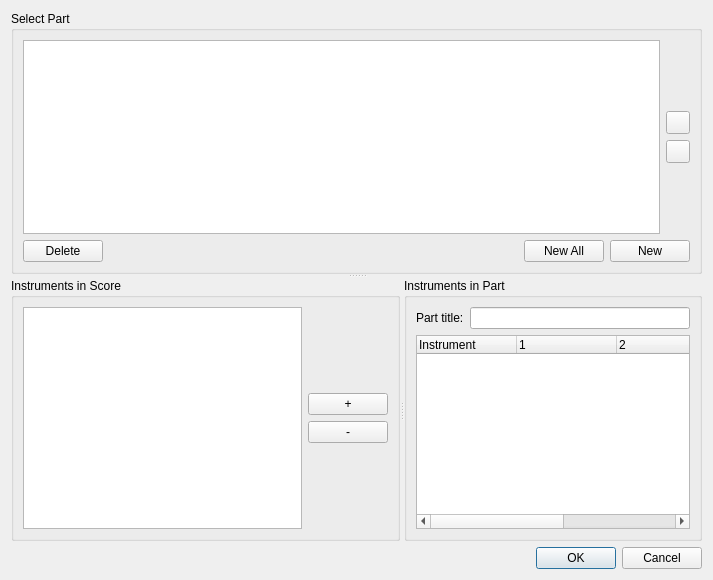
<?xml version="1.0" encoding="UTF-8"?>
<ui version="4.0">
 <class>ExcerptsDialog</class>
 <widget class="QDialog" name="ExcerptsDialog">
  <property name="geometry">
   <rect>
    <x>0</x>
    <y>0</y>
    <width>713</width>
    <height>580</height>
   </rect>
  </property>
  <property name="sizePolicy">
   <sizepolicy hsizetype="Preferred" vsizetype="Preferred">
    <horstretch>0</horstretch>
    <verstretch>0</verstretch>
   </sizepolicy>
  </property>
  <property name="minimumSize">
   <size>
    <width>713</width>
    <height>0</height>
   </size>
  </property>
  <property name="windowTitle">
   <string>MuseScore: Parts</string>
  </property>
  <layout class="QVBoxLayout" name="verticalLayout_6">
   <item>
    <widget class="QSplitter" name="splitter_2">
     <property name="orientation">
      <enum>Qt::Vertical</enum>
     </property>
     <widget class="QGroupBox" name="excerptGroup">
      <property name="sizePolicy">
       <sizepolicy hsizetype="MinimumExpanding" vsizetype="Minimum">
        <horstretch>0</horstretch>
        <verstretch>0</verstretch>
       </sizepolicy>
      </property>
      <property name="title">
       <string>Select Part</string>
      </property>
      <property name="flat">
       <bool>false</bool>
      </property>
      <layout class="QVBoxLayout" name="verticalLayout_5">
       <item>
        <layout class="QHBoxLayout" name="excerptsList">
         <item>
          <widget class="QListWidget" name="excerptList">
           <property name="sizePolicy">
            <sizepolicy hsizetype="MinimumExpanding" vsizetype="Expanding">
             <horstretch>0</horstretch>
             <verstretch>0</verstretch>
            </sizepolicy>
           </property>
           <property name="selectionMode">
            <enum>QAbstractItemView::SingleSelection</enum>
           </property>
           <property name="uniformItemSizes">
            <bool>true</bool>
           </property>
          </widget>
         </item>
         <item>
          <layout class="QVBoxLayout" name="buttons">
           <item>
            <spacer name="verticalSpacer_3">
             <property name="orientation">
              <enum>Qt::Vertical</enum>
             </property>
             <property name="sizeHint" stdset="0">
              <size>
               <width>20</width>
               <height>40</height>
              </size>
             </property>
            </spacer>
           </item>
           <item>
            <widget class="QToolButton" name="moveUpButton">
             <property name="sizePolicy">
              <sizepolicy hsizetype="Preferred" vsizetype="Fixed">
               <horstretch>0</horstretch>
               <verstretch>0</verstretch>
              </sizepolicy>
             </property>
			 <property name="icon">
              <iconset resource="musescore.qrc">
              <normaloff>:/data/icons/arrow_up.svg</normaloff>:/data/icons/arrow_up.svg</iconset>
             </property> 
             <property name="toolTip">
              <string>Move part up</string>
             </property>
             <property name="accessibleDescription">
              <string>Move part up</string>
             </property>
             <property name="text">
              <string notr="true"></string>
             </property>
            </widget>
           </item>
           <item>
            <widget class="QToolButton" name="moveDownButton">
             <property name="sizePolicy">
              <sizepolicy hsizetype="Preferred" vsizetype="Fixed">
               <horstretch>0</horstretch>
               <verstretch>0</verstretch>
              </sizepolicy>
             </property>
             <property name="icon">
              <iconset resource="musescore.qrc">
              <normaloff>:/data/icons/arrow_down.svg</normaloff>:/data/icons/arrow_down.svg</iconset>
             </property> 
             <property name="toolTip">
              <string>Move part down</string>
             </property>
             <property name="accessibleDescription">
              <string>Move part down</string>
             </property>
             <property name="text">
              <string notr="true"></string>
             </property>
            </widget>
           </item>
           <item>
            <spacer name="verticalSpacer_4">
             <property name="orientation">
              <enum>Qt::Vertical</enum>
             </property>
             <property name="sizeHint" stdset="0">
              <size>
               <width>20</width>
               <height>40</height>
              </size>
             </property>
            </spacer>
           </item>
          </layout>
         </item>
        </layout>
       </item>
       <item>
        <layout class="QHBoxLayout" name="createButtons">
         <item>
          <widget class="QPushButton" name="deleteButton">
           <property name="text">
            <string>Delete</string>
           </property>
          </widget>
         </item>
         <item>
          <spacer name="horizontalSpacer">
           <property name="orientation">
            <enum>Qt::Horizontal</enum>
           </property>
           <property name="sizeHint" stdset="0">
            <size>
             <width>40</width>
             <height>20</height>
            </size>
           </property>
          </spacer>
         </item>
         <item>
          <widget class="QPushButton" name="newAllButton">
           <property name="text">
            <string>New All</string>
           </property>
          </widget>
         </item>
         <item>
          <widget class="QPushButton" name="newButton">
           <property name="text">
            <string>New</string>
           </property>
          </widget>
         </item>
        </layout>
       </item>
      </layout>
     </widget>
     <widget class="QSplitter" name="splitter">
      <property name="orientation">
       <enum>Qt::Horizontal</enum>
      </property>
      <widget class="QGroupBox" name="scoreInst">
       <property name="sizePolicy">
        <sizepolicy hsizetype="MinimumExpanding" vsizetype="Minimum">
         <horstretch>0</horstretch>
         <verstretch>0</verstretch>
        </sizepolicy>
       </property>
       <property name="title">
        <string>Instruments in Score</string>
       </property>
       <layout class="QHBoxLayout" name="horizontalLayout">
        <item>
         <widget class="QListWidget" name="instrumentList">
          <property name="sizePolicy">
           <sizepolicy hsizetype="MinimumExpanding" vsizetype="Expanding">
            <horstretch>0</horstretch>
            <verstretch>0</verstretch>
           </sizepolicy>
          </property>
          <property name="accessibleName">
           <string>Partitur List</string>
          </property>
          <property name="alternatingRowColors">
           <bool>true</bool>
          </property>
         </widget>
        </item>
        <item>
         <layout class="QVBoxLayout" name="verticalLayout">
          <item>
           <spacer name="verticalSpacer_2">
            <property name="orientation">
             <enum>Qt::Vertical</enum>
            </property>
            <property name="sizeHint" stdset="0">
             <size>
              <width>20</width>
              <height>40</height>
             </size>
            </property>
           </spacer>
          </item>
          <item>
           <widget class="QPushButton" name="addButton">
            <property name="accessibleDescription">
             <string>Add instrument</string>
            </property>
            <property name="text">
             <string>+</string>
            </property>
           </widget>
          </item>
          <item>
           <widget class="QPushButton" name="removeButton">
            <property name="accessibleDescription">
             <string>Remove instrument</string>
            </property>
            <property name="text">
             <string>-</string>
            </property>
           </widget>
          </item>
          <item>
           <spacer name="verticalSpacer">
            <property name="orientation">
             <enum>Qt::Vertical</enum>
            </property>
            <property name="sizeHint" stdset="0">
             <size>
              <width>20</width>
              <height>40</height>
             </size>
            </property>
           </spacer>
          </item>
         </layout>
        </item>
       </layout>
      </widget>
      <widget class="QGroupBox" name="partListGroup">
       <property name="sizePolicy">
        <sizepolicy hsizetype="MinimumExpanding" vsizetype="Minimum">
         <horstretch>0</horstretch>
         <verstretch>0</verstretch>
        </sizepolicy>
       </property>
       <property name="title">
        <string>Instruments in Part</string>
       </property>
       <property name="flat">
        <bool>false</bool>
       </property>
       <layout class="QVBoxLayout" name="verticalLayout_2">
        <item>
         <layout class="QHBoxLayout" name="titleBox">
          <item>
           <widget class="QLabel" name="ExcerptTitle">
            <property name="text">
             <string>Part title:</string>
            </property>
           </widget>
          </item>
          <item>
           <widget class="QLineEdit" name="title"/>
          </item>
         </layout>
        </item>
        <item>
         <widget class="QTreeWidget" name="partList">
          <property name="sizePolicy">
           <sizepolicy hsizetype="MinimumExpanding" vsizetype="Expanding">
            <horstretch>0</horstretch>
            <verstretch>0</verstretch>
           </sizepolicy>
          </property>
          <column>
           <property name="text">
            <string>Instrument</string>
           </property>
          </column>
          <column>
           <property name="text">
            <string>1</string>
           </property>
          </column>
          <column>
           <property name="text">
            <string>2</string>
           </property>
          </column>
          <column>
           <property name="text">
            <string>3</string>
           </property>
          </column>
          <column>
           <property name="text">
            <string>4</string>
           </property>
          </column>
         </widget>
        </item>
       </layout>
      </widget>
     </widget>
    </widget>
   </item>
   <item>
    <widget class="QDialogButtonBox" name="buttonBox">
     <property name="standardButtons">
      <set>QDialogButtonBox::Cancel|QDialogButtonBox::Ok</set>
     </property>
    </widget>
   </item>
  </layout>
 </widget>
 <tabstops>
  <tabstop>partList</tabstop>
  <tabstop>deleteButton</tabstop>
  <tabstop>newAllButton</tabstop>
  <tabstop>newButton</tabstop>
 </tabstops>
 <resources>
  <include location="musescore.qrc"/>
 </resources>
 <connections>
  <connection>
   <sender>buttonBox</sender>
   <signal>accepted()</signal>
   <receiver>ExcerptsDialog</receiver>
   <slot>accept()</slot>
   <hints>
    <hint type="sourcelabel">
     <x>524</x>
     <y>330</y>
    </hint>
    <hint type="destinationlabel">
     <x>329</x>
     <y>304</y>
    </hint>
   </hints>
  </connection>
  <connection>
   <sender>buttonBox</sender>
   <signal>rejected()</signal>
   <receiver>ExcerptsDialog</receiver>
   <slot>reject()</slot>
   <hints>
    <hint type="sourcelabel">
     <x>597</x>
     <y>327</y>
    </hint>
    <hint type="destinationlabel">
     <x>329</x>
     <y>287</y>
    </hint>
   </hints>
  </connection>
 </connections>
</ui>
